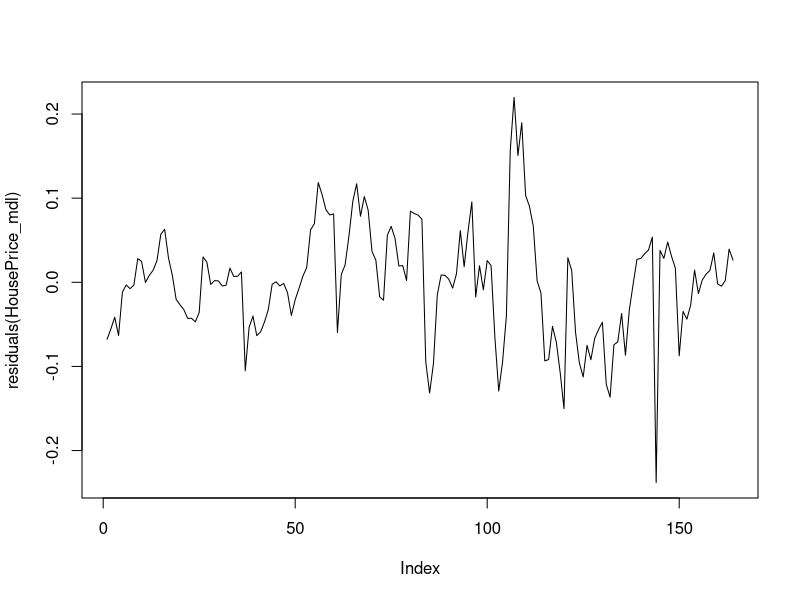

Write R code to recreate this figure. (Note: this script raises an error after producing the figure.)
#TASK 1 - project 3

############################################################################################
#course:  Time Series Analysis, T-862-TIMA
#Date:    //2014
#Students: Daniel Bergmann Sigtryggsson, Lilja Bjorg Gudmundsdottir, Jon Vilberg Georgsson 
#
############################################################################################


# -------Brain storming excersice (10%)-------
# Identify causal variables and hypothize an econometric structural equation for the following variables;
# . Stock price index, for your home country,


#OMX =  beta0 -ISL_GENGI*beta1 - oliuverd*beta2 + fiskverd*beta3 + epsilon
#Heakandi kronu gengi laekkar hlutabrefavisitoluna, thi staerstu felogin gera upp i erlendum gjaldeyri.
#Haekandi oliuverd hefur neikvaed ahrif a felog eins og eimskip og N1
#Fiskverd hefur ahrif a felog eins og Granda og Eimskip og allt hagkerfid

#haegt ad nalgast upplysingar t.d. hja gamma.is

# . Scandinavian electricity market(Nordpool) or the electrical market of your home country(for foreign
#                  students only, as there is no spot market in Iceland),

#NORDPOOL = beta0 - utihitastig*beta1 season*beta2 + epsilon

# haerra utihitastig laekkar eftirspurn eftir rafmagni, vedurupplysingar eru audvelt ad nalgast
#tad er meiri eftirspurn eftir rafmagni a veturnar, tannig ad seaon hefur ahrif.

# . Inflation.
#INFLATION = beta0 - styrivextir * beta1 + VSK*beta2 + penigamagn_i_umferd + epsilon
# haerri styrivextri og haekkandi VSK laekka verdbolgu, gogn til hja t.d. hagstofu
#peningamagn i umferd eykur verdbolgu

# -------Housing Economics (40%)--------

Data = read.csv("hpi.csv", header=TRUE, sep= ";",dec=",")
attach(Data)
#TASK 1

#Task 1
#Does it make sense to use all of the data? Theorize, 

#ANS: NO, some of the variable contain very similar information, and should not improve the model very much due to cross correlation.

#Construcct a structural equation for house prices

# ANS:
#       Y ~ Beta0 + Beta1*CCI + Beta2*LBH + Beta3*PPI - Beta4*NHF + Beta5*LI + Beta6*inflation + Beta7*indexedLoans

# where CCI is construction cost index
# where LBH is Loans from banks to households
# where PPI is purchasing power index
# where NHF is new housing finished
# where LI is Lease index

#which data to use and explain your data selection.
# 
#ANS: 

# CCI - hvad kostar ad byggja hus hlytur ad hafa ahrif a husnaedisverd
        #aetti ad hafa mest ahrif.
# LBH - thvi meira sem bankarnir lana til household ?vi fleiri vilja kaupa hus/ibudir
# PPI - meiri kaupmattur leydir af ser haekkandi verd ?ar sem folk getur eytt meira i fasteign
# NHF - tvi fleiri hus tvi meira frambod, ?ar af leidir -
# LI - aetti ad vera endogenous samband
# Inflation -  ef verdbolga haekkar aetti feisteignaverd ad haekka
# Indexed Loans - ef lanum fj0lgar i hagkerfinu verda meiri peningar i umferd sem eykur verdbolgu

# Breytur sem eru ekki i modeli:
# numbers of real estate sales - vid holdum ad tad haldist ekki i hendur, fjoldi lana
                                #hefur staerri ahrif
# Central bank rates -  er i engu hlutfalli vid husnaedislan
# New housing starts - vildum ekki nota baedi tad og NHF, teljum NHF hafa meiri ?hrif
# Purchasing power of wages index -  vildum ekki velja baedi tad og PPI,
                    #toldum PPI meira relevant. Viljum ekki overfitta.
# Unindexed loans - tad mikil fylgni vid indexed loans, thurfum ekki baedi
# Currency dependent loans in the ecconomy - ekki tad stor hluti af heidlarlanum og
                    #ekki endilegi notad til husnaediskaupa.

HousePrice_mdl =lm(HousePriceIndex ~LeaseIndex+
                     ConstructionCostIndex+
                     LoansOfBanksToHouseholds+
                     PurchasingPower+
                     Inflation+
                     HousingFinished+
                     IndexLoans
                   )
summary(HousePrice_mdl)
HousePrices_resid = plot(residuals(HousePrice_mdl), type= 'l')

# see that New housing finished variable does not make a good fit. We are not ready to dump this variable yet. 
# Because we think it brings information to the system.
pairs(Data[4:11], upper.panel = panel.cor,lower.panel = panel.smooth, diag.panel = panel.hist)
pairs(Data[c(4,12:17)], upper.panel = panel.cor,lower.panel = panel.smooth, diag.panel = panel.hist)
#We can see from this pair plot that house price index is higly correlated with housing finished!




#Plot the relationship between house prices and leasing over time. Theorize on the relationship 
# between the two variables. Is there an endogenous relationship between the two? 

plot((HousePriceIndex-mean(HousePriceIndex))/sd(HousePriceIndex) ~YearMonth,
     type="l",
     main="Comparison",
     xlab="Time",
     ylab="House Price Index/Lease Index",
     ylim=c(-2, 2),
     col="black") 
lines((LeaseIndex-mean(LeaseIndex))/sd(LeaseIndex) ~YearMonth,
      type="l", 
      main="Lease index",
      col="dark red")
legend("topleft",
       c("House Price index","Lease index"),
       lty = 1,
       col=c('black', 'darkred'),
       cex=0.6)

#THEORY : There is an apparent linear relationship, but we dont see the economic crash effect with the lease index .
# We see a endogenous relationship.

# Do some preliminary analysis, plotting all variables with the house price index.

pairs(Data[4:11], upper.panel = panel.cor,lower.panel = panel.smooth, diag.panel = panel.hist)
pairs(Data[c(4,12:17)], upper.panel = panel.cor,lower.panel = panel.smooth, diag.panel = panel.hist)


# Plot House Price index vs. Construction Cost, Real estate Transactions, Loans of Banks to Households
layout(1:1)
plot((HousePriceIndex-mean(HousePriceIndex))/sd(HousePriceIndex) ~YearMonth,
     xlab="Time",
     ylab="Scaled indices/rates",
     type="l", 
     main="Comparison",
     col="black",
     ylim=c(-2, 2.3),
     lwd=4) 
lines((ConstructionCostIndex-mean(ConstructionCostIndex))/sd(ConstructionCostIndex) ~YearMonth,
      type="l", 
      col="dark red")
lines((RealEstateTransactions-mean(RealEstateTransactions))/sd(RealEstateTransactions) ~YearMonth,
      type="l", 
      col="green",
      )
lines((LoansOfBanksToHouseholds-mean(LoansOfBanksToHouseholds))/sd(LoansOfBanksToHouseholds) ~YearMonth,
      type = 'l',
      col="purple"
      )
legend("topleft",
       c("House Price index","Construction Cost index","Real Estate Transactions", "Loans of Banks to Housholds"),
       lty = 1,
       col=c('black', 'darkred','green','purple'),
       cex=0.6,
       lwd=4)
#Loans of Banks to households seem to share similar trend, with a lag of 1 or 2 months.       



# Plot House Price index vs. UnindexedLoans, CentralBankRates, Inflation
layout(1:1)
plot((HousePriceIndex-mean(HousePriceIndex))/sd(HousePriceIndex) ~YearMonth,
     xlab="Time",
     ylab="Scaled indexes/rates",
     type="l", 
     main="Comparison",
     col="black",
     ylim=c(-1.6, 3.2),
     lwd=4) 
lines((Un.indexedLoans-mean(Un.indexedLoans))/sd(Un.indexedLoans) ~YearMonth,
      type="l", 
      col="dark red")
lines((CentralBankRates-mean(CentralBankRates))/sd(CentralBankRates) ~YearMonth,
      type="l", 
      col="green")
lines((Inflation-mean(Inflation))/sd(Inflation) ~YearMonth,
      type = 'l',
      col="purple"
)
legend("topleft",
       c("House Price index","Unindexed Loans","Central Bank Rates", "Inflation"),
       lty = 1,
       col=c('black', 'darkred','green','purple'),
       cex=0.6,
       lwd=4)
#Central Bank Rates seem to share a similar trend but is is a known fact that its a blunt economic tool.

# Plot House Price index vs. PurchasingPower, PurchasingPowerOfWages, IndexLoans
layout(1:1)
plot((HousePriceIndex-mean(HousePriceIndex))/sd(HousePriceIndex) ~YearMonth,
     xlab="Time",
     ylab="Scaled indexes/rates",
     type="l", 
     main="Comparison",
     col="black",
     ylim=c(-3, 2.5),
     lwd=4) 
lines((PurchasingPower-mean(PurchasingPower))/sd(PurchasingPower) ~YearMonth,
      type="l", 
      col="dark red")
lines((PurchasingPowerOfWages-mean(PurchasingPowerOfWages))/sd(PurchasingPowerOfWages) ~YearMonth,
      type="l", 
      col="green")
lines((IndexLoans-mean(IndexLoans))/sd(IndexLoans) ~YearMonth,
      type = 'l',
      col="purple"
)
legend("topleft",
       c("House Price index","Purchasing Power","Purchasing Power of Wages", "Index Loans"),
       lty = 1,
       col=c('black', 'darkred','green','purple'),
       cex=0.6,
       lwd=4)
# index loans, seem to share a similar trend. But not purchasing power as we initially thought!

# Plot House Price index vs. CurrencyLoans, HousingStarts, HousingFinished
layout(1:1)
plot((HousePriceIndex-mean(HousePriceIndex))/sd(HousePriceIndex) ~YearMonth,
     xlab="Time",
     ylab="Scaled indexes/rates",
     type="l", 
     main="Comparison",
     col="black",
     ylim=c(-1.7, 4.5),
     lwd=4) 
lines((CurrencyLoans-mean(CurrencyLoans))/sd(CurrencyLoans) ~YearMonth,
      type="l", 
      col="dark red")
lines((HousingStarts-mean(HousingStarts))/sd(HousingStarts) ~YearMonth,
      type="l", 
      col="green")
lines((HousingFinished-mean(HousingFinished))/sd(HousingFinished) ~YearMonth,
      type = 'l',
      col="purple"
)
legend("topleft",
       c("House Price index","Currency Loans","Housing Starts", "Housing Finished"),
       lty = 1,
       col=c('black', 'darkred','green','purple'),
       cex=0.6,
       lwd=4)
#Housing finished seem to share a similar trend.

#now a comparison of variables with similar trend
plot((HousePriceIndex-mean(HousePriceIndex))/sd(HousePriceIndex) ~YearMonth,
     xlab="Time",
     ylab="Scaled indexes/rates",
     type="l", 
     main="Comparison of variables with similar trend",
     col="black",
     ylim=c(-1.5, 2.5),
     lwd=4) 
lines((CentralBankRates-mean(CentralBankRates))/sd(CentralBankRates) ~YearMonth,
      type="l", 
      col="dark red")
lines((LoansOfBanksToHouseholds-mean(LoansOfBanksToHouseholds))/sd(LoansOfBanksToHouseholds) ~YearMonth,
      type="l", 
      col="green")
lines((HousingFinished-mean(HousingFinished))/sd(HousingFinished) ~YearMonth,
      type = 'l',
      col="purple"
)
lines((ConstructionCostIndex-mean(ConstructionCostIndex))/sd(ConstructionCostIndex) ~YearMonth,
      type = 'l',
      col="blue"
)
legend("topleft",
       c("House Price index","Central bank rates","loans to households", "New housing finished","Construnction cost index"),
       lty = 1,
       col=c('black', 'darkred','green','purple','Blue'),
       cex=0.6,
       lwd=4)
#Loans to households seems like the most obvious variable here with lag of 1.


#-----Task 3----------
#Create a model for the house price index using all relevant variables.







#New intervention model for 90% loans in the economy 
Loans90 = rep(0,times=54) #initialize zeros up to 1 july 2004
#1 juli 2004 - 1okt 2008
n = 55:106
hamming_window = 0.54 - 0.46*cos((2*pi*n/(55-1)))
Loans90 = c(Loans90, hamming_window, rep(0,times=length(Month)-106))
plot(Loans90 ~YearMonth, type='l', main="90% morgage model")

#NEw model with intervention model
HousePrice_mdl =lm(HousePriceIndex 
                   ~ConstructionCostIndex+
                     lag(HousingFinished,1)+
                     lag(LoansOfBanksToHouseholds,1)+
                     Loans90
                    )

summary(HousePrice_mdl)
HousePrices_resid = plot(residuals(HousePrice_mdl),
                         main= "residuals of the new model",
                         type = 'l',
                         lwd =3,
                         col=2
                         )
grid()
#PLOT HPI on fitted model
plot(HousePriceIndex ~YearMonth, type='l', col="blue",lwd=4)
lines(HousePrice_mdl$fit, type='l', col="red",lwd=4)
legend("topleft",
       c("House Price index", "model fit"),
       lty = 1,
       col=c('black', 'red'),
       cex=0.6,
       lwd=4)


#----------END OF Housing economics ------------------------

#----------   Sales modeling   ---------------------------------
detach(Data)

# ------ Task 1 -------

# Y ~ beta0 + beta1*Mean.temperature(Oslo) - beta2*Total.precipitation(Oslo) + beta3*Mean.temperature(Bergen) - beta4*Total.precipitation(Bergen)
#    beta5*Print + beta6*InStore + beta7*DirectMarketing + beta8*RADIO + beta9*TV:Taktisk + beta10*TV.Image - beta11*Competitor.spending

# We don't want to use all of the data, for example we think that the sun hours in Oslo are not a significant variable, we think that total
# precipitaion is way more effective since this is a Building supply store and people are not buying and working as much when it rains/snows, 
# at least not building houses (outside work). We belive that temperature also has an effect on sales. We think that all kind of marketing will 
# increase the sales and therefore include all marketing variables with a plus sign. The Competitor spending could also affect our sale, the more 
# the competitor spends the lower sales in our store, hence the minus sign in front of that variable.


BuildingSupplyStore = read.csv("BuildingSupplyStore.csv", header=TRUE, sep= ";",dec=",")
#making normal the default level
BuildingSupplyStore = within(BuildingSupplyStore,Kalendar <- relevel(Kalendar,ref="Normal"))
attach(BuildingSupplyStore)

#*************Task 2, preliminary analysis********** 

#Plot
plot(Sales, type="l",main="Sales",col=1,lwd=1)
lines(lowess(Sales, f=.1), col = 2,lwd=4)
legend("topleft",
       c("Sales observation", "Scatter plot smooting"),
       lty = 1,
       col=c('black', 'red'),
       cex=0.6,
       lwd=4)
# Plot yearly
weeks = c(1:52,1:52,1:52,1:26)
plot(Sales~weeks,pch=20,main="Yearly Sales")
lines(lowess(Sales~weeks, f=.15), col = 2,lwd=4)
legend("topleft",
       c("weekly Sales observations", "Scatter plot smooting"),
       lty = 1,
       col=c('black', 'red'),
       cex=0.6,
       lwd=4)
#pairs plot
pairs(BuildingSupplyStore[2:8], upper.panel = panel.cor,lower.panel = panel.smooth, diag.panel = panel.hist)

pairs(BuildingSupplyStore[c(2,9:14)], upper.panel = panel.cor,lower.panel = panel.smooth, diag.panel = panel.hist)
#We notice that oslo mean temperature crosses zero and is marginally correlated

pairs(BuildingSupplyStore[c(2,16:22)], upper.panel = panel.cor,lower.panel = panel.smooth, diag.panel = panel.hist)


# ACF and PACF
acf(Sales) # Alot of MA, nonstationary TS
acf(diff(Sales,1)) 
pacf(diff(Sales,1)) #AR(3)

Sales.ts = ts(Sales, f=52, start=2006 ,end = c(2009,26))
plot(stl(Sales.ts,s.window="periodic")) # trend seasonal decomposition
plot(aggregate(Sales.ts)) # removing seasonal effect by aggregating the data to the annual level
boxplot(Sales.ts ~ cycle(Sales.ts))
#**********Task 3 - Preliminary sales model***************

adStock = BuildingSupplyStore[17:22]
for(i in 1:6){
  adStock[i] = as.numeric(as.character(adStock[i]))
  #adStock[i] = na.omit(adStock[i])
}

# Modeling
mod.full<-lm(Sales
            ~ adStock$Print
#               Oslo...Total.precipitation+
#               Bergen...Mean.temperature+
#               Bergen...Total.precipitation+
#               Print+
#               InStore+
#               DirectMarketing+
#               RADIO+
#               TV.Image+
#               TV.Taktisk
#               ,data=BuildingSupplyStore
            )
summary(mod.full)

# Plot the fit,




#Task4
Seas = cycle(Sales.ts)
